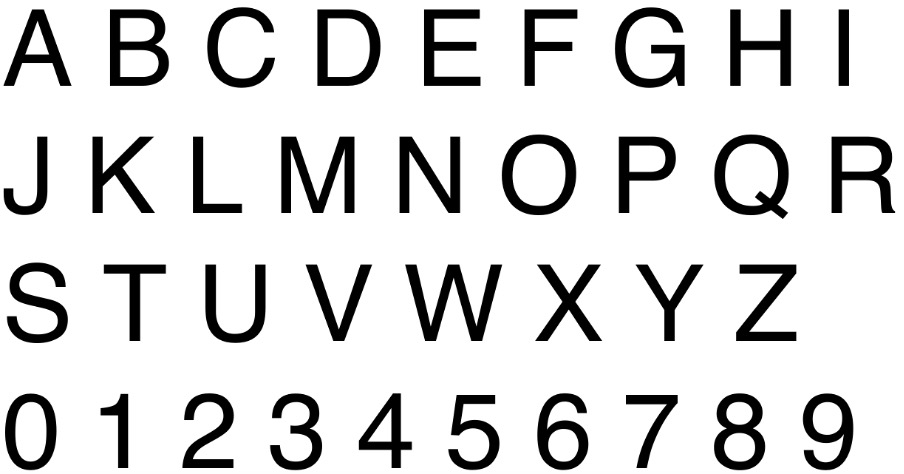
#> input picture project1/AllLetters.jpg, 904 x 474 px
$ jupyter execute P1_Assignment1.ipynb
#> lines starting #> are read from the running program, lines starting #| are printed output that depends on the picture; after the words box and inside, x2 and y2 are one past the last pixel; in counts of white or black regions, pixels touching at a corner belong together
[cell 1]
import numpy as np
from matplotlib import pyplot as plt
import matplotlib.patches as patches
from PIL import Image

[cell 2]
def getcontrolpoints(letter:str):
    map={
        "A": [np.array([[6,16,31,39,54,64],[77,51,6,6,51,77]]),np.array([[1,2,3,4,5,5],[2,3,4,5,2,6]])]
    }
    return map[letter]

def Imshow(fig,image,cmap,title=None):
    ax=fig.add_subplot(1,1,1)
    ax.imshow(image,cmap)
    ax.axis("off")
    if title!=None:
        ax.set_title(title)

[cell 3]
ctrpoints,links=getcontrolpoints("A")

[cell 4]
im=Image.open("AllLetters.jpg")
#> im is the input picture: PIL image 904x474 RGB; min 0, max 255, mean 216.8
im2=im.convert("L")
Imshow(plt.figure(),im2,"gray")
bn=np.array(np.array(im2)<100).astype(np.int64)
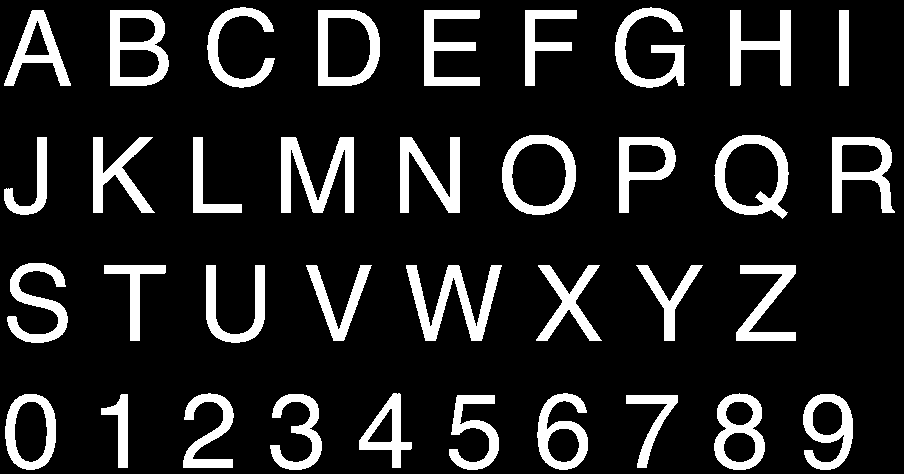
#> bn: shape (474, 904) int64; values 0 (black) and 1 (white), 14.6% white; 36 white regions, largest, box (x1, y1, x2, y2) and area: (406, 265, 502, 341) 2731, (281, 137, 354, 213) 2718, (714, 135, 789, 219) 2322
Imshow(plt.figure(),bn,"gray")
bnp=np.zeros(bn.shape)
Imshow(plt.figure(),bnp,"gray","Empty background")
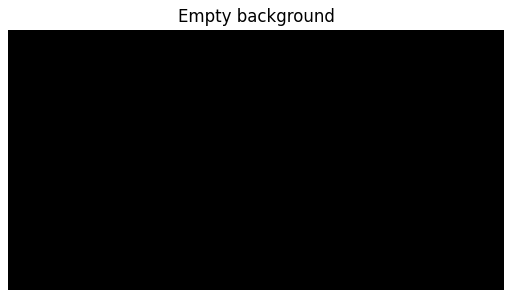
#> figure drawn by matplotlib, 1 panel

[cell 5]
letters = ['A','B','C','D','E','F','G','H','I','J','K','L','M','N','O','P','Q','R','S','T','U','V','W','X','Y','Z','0','1','2','3','4','5','6','7','8','9']

[cell 6]
costupdown      = 10;
indDestination  = 1;
ctrpoints,links = getcontrolpoints('A')
links=links-1
fig=plt.figure("A")
ax=fig.add_subplot(1,1,1)
ax.imshow(np.zeros(np.flip(np.max(ctrpoints,axis=1))+5), cmap="gray")
ax.axis("off")
r=2
for i in range(ctrpoints.shape[1]):
    rect=patches.Rectangle(ctrpoints[:,i].ravel(),r,r,linewidth=1,edgecolor="w",facecolor="w")
    ax.add_patch(rect)
for i in range(ctrpoints.shape[1]):
    ax.plot([ctrpoints[0,links[0,i]],ctrpoints[0,links[1,i]]],[ctrpoints[1,links[0,i]],ctrpoints[1,links[1,i]]])
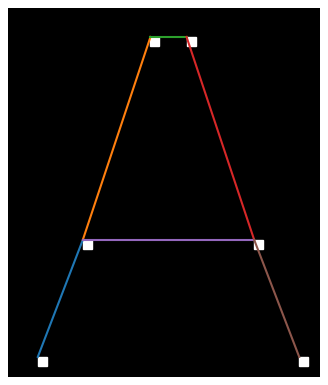
#> figure drawn by matplotlib, 1 panel
